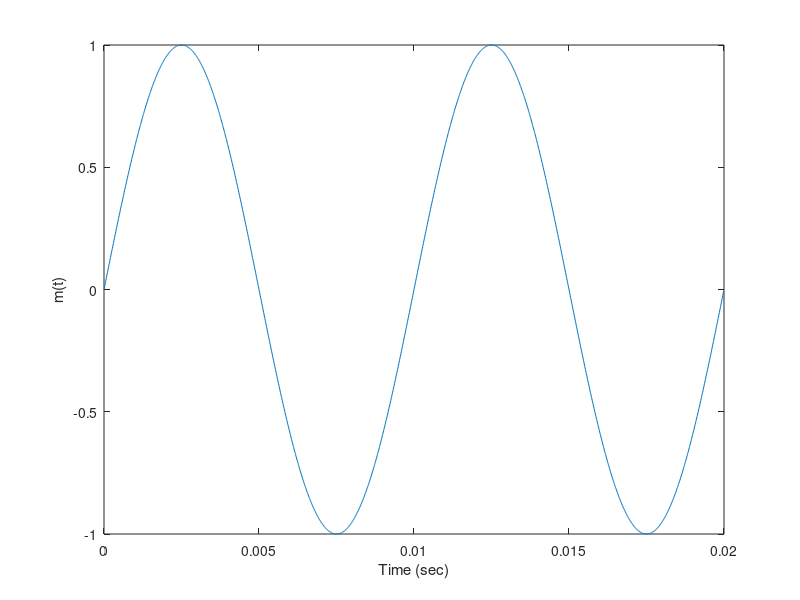
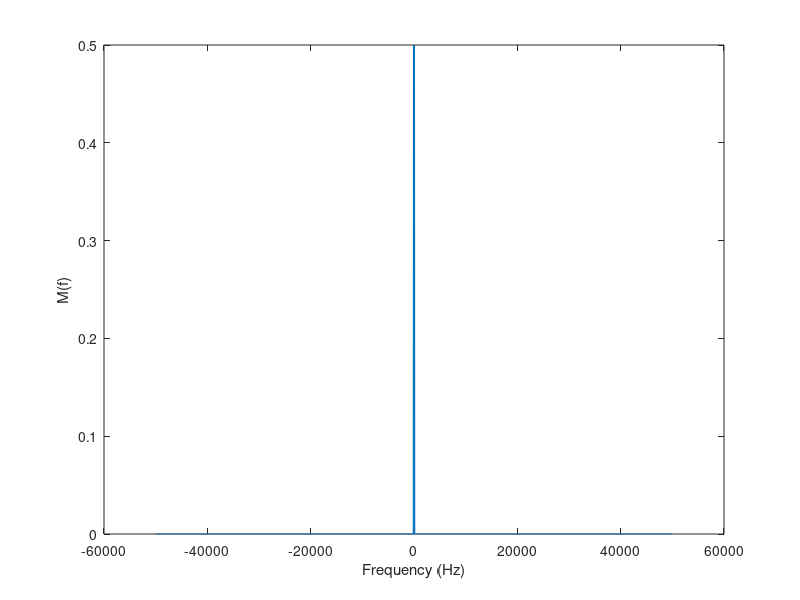
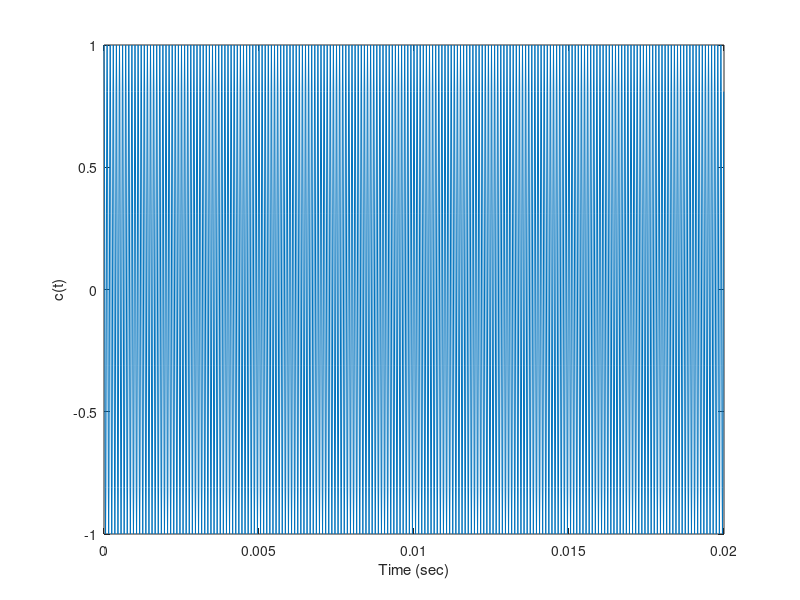
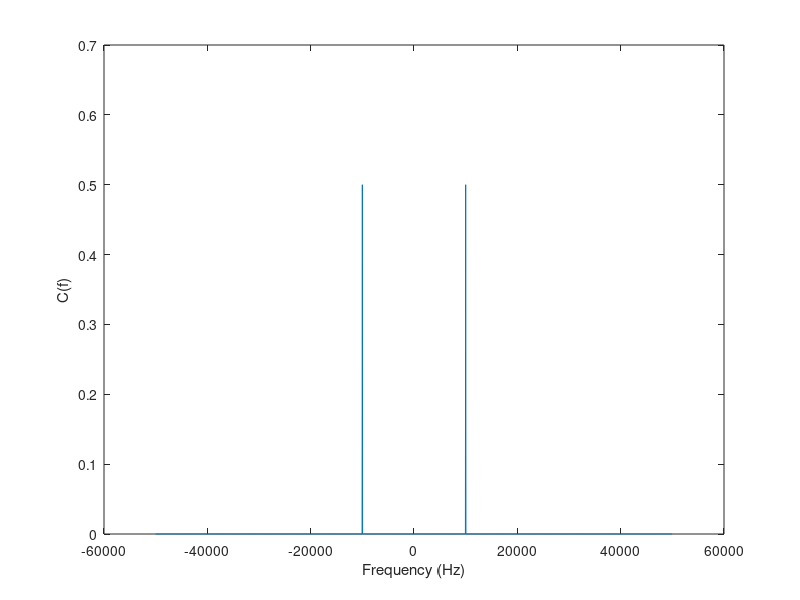

Write the MATLAB code that produced these figures, in order.
# Created by Octave 9.1.0, Tue Apr 30 14:26:57 2024 GMT <unknown@Okeil>

# clear command window
clc;
# remove all variables from workspace
clear
# close all figures
close all

%%%%%% Frequencies initialization %%%%%%
# carrier frequency initialization
fc=1e4; #10KHz
# message frequency initialization
fm=100; #100Hz

%%%%%% Time and frequency definition %%%%%%
# Sampling time is identified using fc so that we can sample carrier signal tooo
ts= 0.1/fc;
# T is the last value of t on graph, we're drawing 2 periods of the message signal
T=2/fm;
# Number of time samples
N=ceil(T/ts);
# time vector
t= 0:ts:((N-1)*ts)

%%%%%% Frequency domain %%%%%%
# df=fs/N
df=1/T;
# sampling frequency, inverse of sampling tinme
fs=1/ts;
# frequency vector
if(rem(N,2)==0) #even
  f= -(0.5*fs): df : (0.5*fs-df)
else #odd
  f= -(0.5*fs-0.5*df): df : (0.5*fs-0.5*df)
end

%%%%%% Baseband signal definition in Time %%%%%%
# m(t) definition
m= sin(2*pi*fm*t);
# plotting m(t) with t
figure(1);
plot(t,m);
xlabel("Time (sec)");
ylabel("m(t)");

%%%%%% frequency components of baseband sigmal %%%%%%
# fast fourier transform of baseband signal
M=fftshift(fft(m)/N);
# plotting frequency component of signal
figure(2);
plot(f, abs(M));
xlabel("Frequency (Hz)");
ylabel("M(f)");

%%%%%% Carrier signal definition in time %%%%%%
# c(t)
c= cos(2*pi*fc*t);
# plotting carrier signal with respect to time
figure(3);
plot(t,c);
xlabel("Time (sec)");
ylabel("c(t)");

%%%%%% Carrier signal definition in frequency %%%%%%
# C(f) using fft
C=fftshift(fft(c)/N);
# plotting carrier signal with respect to frequency
figure(4);
plot(f,abs(C));
xlabel("Frequency (Hz)");
ylabel("C(f)")

%%%%%% DSB-SC Modulated signal definition in time %%%%%%
# s(t)
s= m.*c;
# plotting modulated signal with respect to time
figure(5);
plot(t,s);
xlabel("Time (sec)");
ylabel("s(t)")

%%%%%% DSB-SC Modulated signal definition in frequency %%%%%%
# S(f) using fft
S=fftshift(fft(s)/N);
# plotting modulated signal with respect to frequency
figure(6);
plot(f,abs(S));
xlabel("Frequency (Hz)");
ylabel("S(f)")


# change fc, fm from above to 500 & 10 respectively and see the figures
